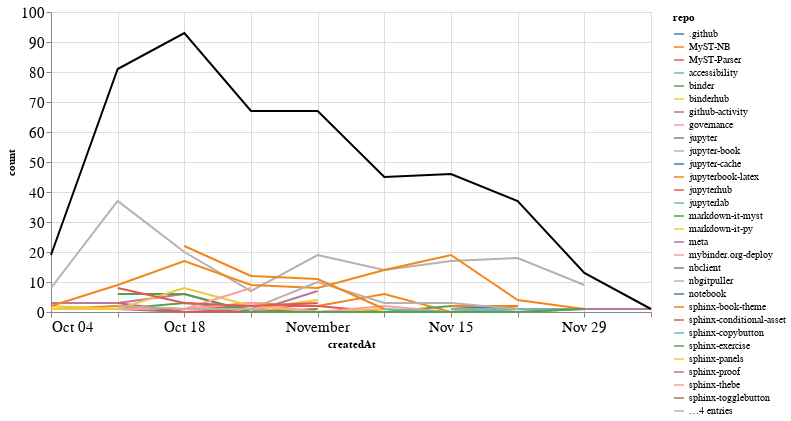

The notebook cell this image was saved under:
### Markdown cell above
## Comments

### Code cell
comments_time = comments.groupby('repo').resample('W', on='createdAt').count()['author'].reset_index()
comments_time = comments_time.rename(columns={'author': 'count'})
comments_time_total = comments_time.groupby('createdAt').agg({"count": "sum"}).reset_index()
ch1 = alt.Chart(comments_time, width=600).mark_line().encode(
    x='createdAt',
    y='count',
    color='repo',
    tooltip="repo"
)

ch2 = alt.Chart(comments_time_total, width=600).mark_line(color="black").encode(
    x='createdAt',
    y='count',
)

ch1 + ch2

### Figure 1 — Vega-Lite specification as saved in the notebook (floating-point values rounded to 4 significant figures; data arrays with more than 128 entries replaced by an {"elided": "..."} marker saying what was removed)
{"config": {"axisLeft": {"labelFontSize": 15}, "axisBottom": {"labelFontSize": 15}}, "layer": [{"data": {"name": "data-0b72f07e66cbc0da5c508c6d72de6a63"}, "mark": "line", "encoding": {"color": {"type": "nominal", "field": "repo"}, "tooltip": {"type": "nominal", "field": "repo"}, "x": {"type": "temporal", "field": "createdAt"}, "y": {"type": "quantitative", "field": "count"}}, "width": 600}, {"data": {"name": "data-59748ba31df82b8e034464d43515a5e2"}, "mark": {"type": "line", "color": "black"}, "encoding": {"x": {"type": "temporal", "field": "createdAt"}, "y": {"type": "quantitative", "field": "count"}}, "width": 600}], "$schema": "https://vega.github.io/schema/vega-lite/v4.8.1.json", "datasets": {"data-0b72f07e66cbc0da5c508c6d72de6a63": {"elided": "131 records"}, "data-59748ba31df82b8e034464d43515a5e2": [{"createdAt": "2020-10-04T00:00:00", "count": 19}, {"createdAt": "2020-10-11T00:00:00", "count": 81}, {"createdAt": "2020-10-18T00:00:00", "count": 93}, {"createdAt": "2020-10-25T00:00:00", "count": 67}, {"createdAt": "2020-11-01T00:00:00", "count": 67}, {"createdAt": "2020-11-08T00:00:00", "count": 45}, {"createdAt": "2020-11-15T00:00:00", "count": 46}, {"createdAt": "2020-11-22T00:00:00", "count": 37}, {"createdAt": "2020-11-29T00:00:00", "count": 13}, {"createdAt": "2020-12-06T00:00:00", "count": 1}]}}
